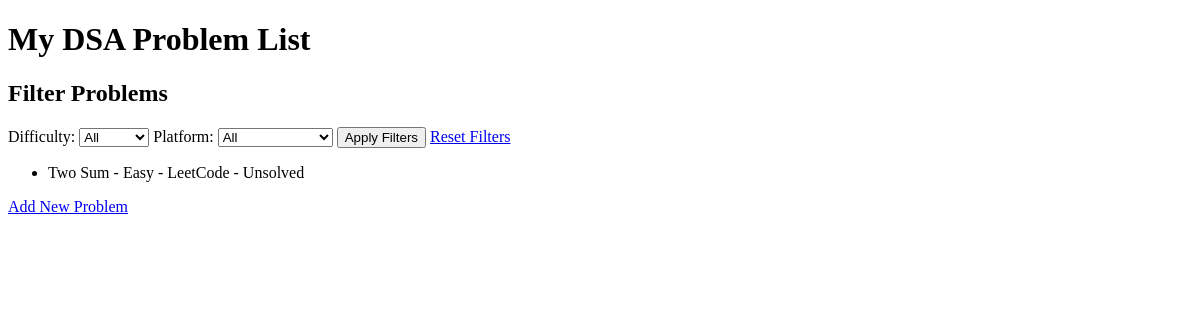
Before: / with the older database file.
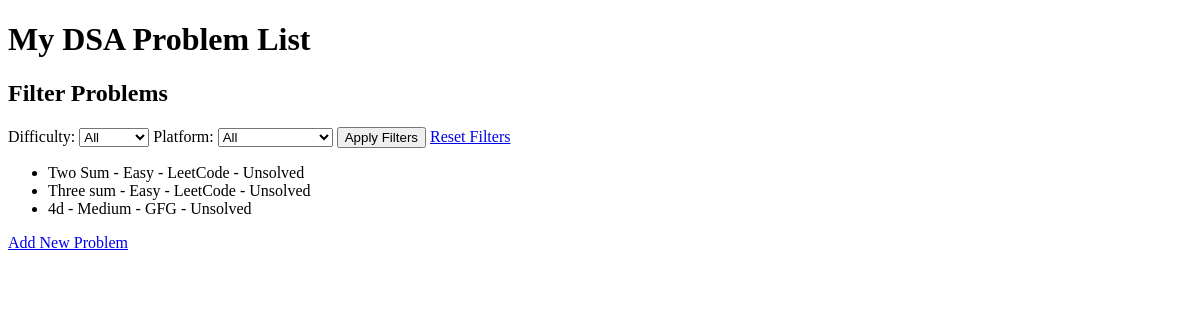
After: the same page with the newer database file.
### problems/models.py (models this page shows, shortened)
class Problem(models.Model):
    DIFFICULTY_CHOICES = [
        ('Easy', 'Easy'),
        ('Medium', 'Medium'),
        ('Hard', 'Hard'),
    ]
    PLATFORM_CHOICES = [
        ('LeetCode', 'LeetCode'),
        ('GFG', 'GeeksforGeeks'),
        ('Codeforces', 'Codeforces'),
    ]
    title = models.CharField(max_length=255)
    link = models.URLField()
    difficulty = models.CharField(max_length=10, choices=DIFFICULTY_CHOICES)
    platform = models.CharField(max_length=20, choices=PLATFORM_CHOICES, default='LeetCode')
    status = models.CharField(max_length=20, default='Unsolved')

### problems/views.py (the view)
# urls.py: 2. Add a URL to urlpatterns:  path('', views.home, name='home')
def home(request):
    problems = Problem.objects.all()
    difficulty = request.GET.get('difficulty')
    platform = request.GET.get('platform')
    print("Difficulty Filter:", difficulty)
    print("Platform Filter:", platform)
    if difficulty:
        problems = problems.filter(difficulty=difficulty)
    if platform:
        problems = problems.filter(platform=platform)
    return render(request, 'problems/home.html', {'problems': problems})

### problems/templates/problems/home.html (shortened to what this page needs)
<!DOCTYPE html>
<html>
<head>
</head>
<body>
    <h1>My DSA Problem List</h1>
    <h2>Filter Problems</h2>
    <form method="get">
        <label for="difficulty">Difficulty:</label>
        <select name="difficulty">
            <option value="">All</option>
        </select>
        <label for="platform">Platform:</label>
        <select name="platform">
            <option value="">All</option>
        </select>
        <button type="submit">Apply Filters</button>
        <a href="{% url 'home' %}">Reset Filters</a>
    </form>
    <ul>
    {% for problem in problems %}
        <li>{{ problem.title }} - {{ problem.difficulty }} - {{ problem.platform }} - {{ problem.status }}</li>
    {% empty %}
        <li>No problems found.</li>
    {% endfor %}
    </ul>
    <a href="{% url 'add_problem' %}">Add New Problem</a>
</body>
</html>

Changed rows visible on the page:
added Problem: title "Three sum", difficulty "Easy", platform "LeetCode", status "Unsolved"
added Problem: title "4d", difficulty "Medium", platform "GFG", status "Unsolved"
